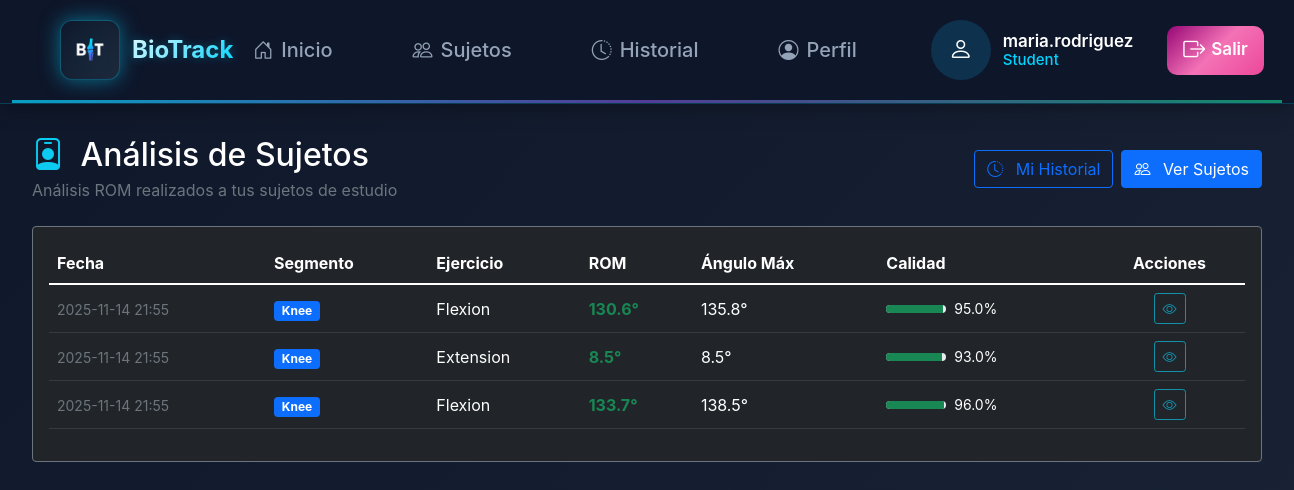
/sessions (signed in), run on the app's committed database.
### database/database_manager.py (models this page shows, shortened)
class User(Base):
    __tablename__ = 'user'
    id = Column(Integer, primary_key=True, autoincrement=True)
    username = Column(String(80), unique=True, nullable=False)
    password_hash = Column(String(255), nullable=False)
    full_name = Column(String(150), nullable=False)
    email = Column(String(120), unique=True, nullable=False)
    role = Column(String(20), nullable=False, default='student')
    student_id = Column(String(50))
    program = Column(String(100))
    semester = Column(Integer)
    height = Column(Float)  # Altura en cm (necesaria para cálculos)
    is_active = Column(Boolean, nullable=False, default=True)
    created_by = Column(Integer, ForeignKey('user.id'))
    created_at = Column(DateTime, nullable=False, default=datetime.utcnow)
    last_login = Column(DateTime)
    subjects = relationship('Subject', back_populates='creator', foreign_keys='Subject.created_by')
    rom_sessions = relationship('ROMSession', back_populates='user', foreign_keys='ROMSession.user_id')
    system_logs = relationship('SystemLog', back_populates='user', foreign_keys='SystemLog.user_id')
    __table_args__ = (
        CheckConstraint("role IN ('admin', 'student')", name='check_role'),
        CheckConstraint("is_active IN (0, 1)", name='check_is_active'),
        CheckConstraint("semester IS NULL OR (semester >= 1 AND semester <= 12)", name='check_semester'),
        CheckConstraint("height IS NULL OR (height >= 50 AND height <= 250)", name='check_height'),
    )

class ROMSession(Base):
    __tablename__ = 'rom_session'
    id = Column(Integer, primary_key=True, autoincrement=True)
    subject_id = Column(Integer, ForeignKey('subject.id'), nullable=False)
    user_id = Column(Integer, ForeignKey('user.id'), nullable=False)
    segment = Column(String(50), nullable=False)
    exercise_type = Column(String(50), nullable=False)
    camera_view = Column(String(20))
    side = Column(String(20))
    max_angle = Column(Float)
    min_angle = Column(Float)
    rom_value = Column(Float)
    repetitions = Column(Integer, default=0)
    duration = Column(Float)
    quality_score = Column(Float)
    notes = Column(Text)
    video_path = Column(String(500))
    created_at = Column(DateTime, nullable=False, default=datetime.utcnow)
    subject = relationship('Subject', back_populates='rom_sessions')
    user = relationship('User', back_populates='rom_sessions', foreign_keys=[user_id])
    angle_measurements = relationship('AngleMeasurement', back_populates='session', cascade='all, delete-orphan')
    __table_args__ = (
        CheckConstraint("segment IN ('ankle', 'knee', 'hip', 'shoulder', 'elbow')", name='check_segment'),
        CheckConstraint("camera_view IN ('lateral', 'frontal', 'posterior') OR camera_view IS NULL", name='check_camera_view'),
        CheckConstraint("side IN ('left', 'right', 'bilateral') OR side IS NULL", name='check_side'),
        CheckConstraint("max_angle IS NULL OR (max_angle >= 0 AND max_angle <= 360)", name='check_max_angle'),
        CheckConstraint("min_angle IS NULL OR (min_angle >= 0 AND min_angle <= 360)", name='check_min_angle'),
        CheckConstraint("rom_value IS NULL OR (rom_value >= 0 AND rom_value <= 360)", name='check_rom_value'),
        CheckConstraint("quality_score IS NULL OR (quality_score >= 0 AND quality_score <= 100)", name='check_quality_score'),
    )
    def to_dict(self) -> dict:
        return {
            'id': self.id,
            'subject_id': self.subject_id,
            'user_id': self.user_id,
            'segment': self.segment,
            'exercise_type': self.exercise_type,
            'camera_view': self.camera_view,
            'side': self.side,
            'max_angle': self.max_angle,
            'min_angle': self.min_angle,
            'rom_value': self.rom_value,
            'repetitions': self.repetitions,
            'duration': self.duration,
            'quality_score': self.quality_score,
            'notes': self.notes,
            'created_at': self.created_at.isoformat() if self.created_at else None
        }

### app/routes/main.py (the view)
@main_bp.route('/sessions')
@login_required
def sessions():
    db_manager = current_app.config.get('DB_MANAGER')
    user_id = session.get('user_id')
    sessions_list = db_manager.get_sessions_by_user(user_id)
    return render_template('history/list.html', sessions=sessions_list)

### app/templates/history/list.html (shortened to what this page needs)
{% extends "base.html" %}
{% block content %}
<div class="fade-in">
    <div class="row mb-4">
        <div class="col-12">
            <div class="d-flex justify-content-between align-items-center flex-wrap gap-3">
                <div>
                    <h2 class="mb-1">
                        <i class="bi bi-person-badge text-info me-2"></i>
                        Análisis de Sujetos
                    </h2>
                    <p class="text-muted mb-0">Análisis ROM realizados a tus sujetos de estudio</p>
                </div>
                <div class="d-flex gap-2">
                    <a href="{{ url_for('main.history') }}" class="btn btn-outline-primary">
                        <i class="bi bi-clock-history me-2"></i>
                        Mi Historial
                    </a>
                    <a href="{{ url_for('main.subjects') }}" class="btn btn-primary">
                        <i class="bi bi-people me-2"></i>
                        Ver Sujetos
                    </a>
                </div>
            </div>
        </div>
    </div>
    <div class="row">
        <div class="col-12">
            <div class="card bg-dark border-secondary">
                <div class="card-body">
                    {% if sessions and sessions|length > 0 %}
                    <div class="table-responsive">
                        <table class="table table-dark table-hover align-middle">
                            <thead>
                                <tr>
                                    <th scope="col">Fecha</th>
                                    <th scope="col">Segmento</th>
                                    <th scope="col">Ejercicio</th>
                                    <th scope="col">ROM</th>
                                    <th scope="col">Ángulo Máx</th>
                                    <th scope="col">Calidad</th>
                                    <th scope="col" class="text-center">Acciones</th>
                                </tr>
                            </thead>
                            <tbody>
                                {% for session in sessions %}
                                <tr>
                                    <td>
                                        <small class="text-muted">
                                            {% if session.created_at %}
                                                {{ session.created_at[:16].replace('T', ' ') }}
                                            {% else %}
                                                -
                                            {% endif %}
                                        </small>
                                    </td>
                                    <td>
                                        <span class="badge bg-primary">{{ session.segment|title }}</span>
                                    </td>
                                    <td>
                                        {{ session.exercise_type|replace('_', ' ')|title }}
                                    </td>
                                    <td>
                                        {% if session.rom_value %}
                                            <strong class="text-success">{{ session.rom_value|round(1) }}°</strong>
                                        {% else %}
                                            <span class="text-muted">-</span>
                                        {% endif %}
                                    </td>
                                    <td>
                                        {% if session.max_angle %}
                                            {{ session.max_angle|round(1) }}°
                                        {% else %}
                                            <span class="text-muted">-</span>
                                        {% endif %}
                                    </td>
                                    <td>
                                        {% if session.quality_score %}
                                            {% set quality = session.quality_score %}
                                            <div class="d-flex align-items-center gap-2">
                                                <div class="progress" style="width: 60px; height: 8px;">
                                                    <div class="progress-bar
                                                        {% if quality >= 80 %}bg-success
                                                        {% elif quality >= 60 %}bg-warning
                                                        {% else %}bg-danger{% endif %}"
                                                        style="width: {{ quality }}%">
                                                    </div>
                                                </div>
                                                <small>{{ quality|round(0) }}%</small>
                                            </div>
                                        {% else %}
                                            <span class="text-muted">-</span>
                                        {% endif %}
                                    </td>
                                    <td class="text-center">
                                        <button class="btn btn-sm btn-outline-info" disabled title="Ver detalles (próximamente)">
                                            <i class="bi bi-eye"></i>
                                        </button>
                                    </td>
                                </tr>
                                {% endfor %}
                            </tbody>
                        </table>
                    </div>
                    {% endif %}
                </div>
            </div>
        </div>
    </div>
</div>
{% endblock %}

### app/templates/base.html (shortened to what this page needs)
<!DOCTYPE html>
<html lang="es">
<head>
    <link href="https://cdn.jsdelivr.net/npm/bootstrap@5.1.3/dist/css/bootstrap.min.css" rel="stylesheet">
    <link href="https://cdn.jsdelivr.net/npm/bootstrap-icons@1.8.1/font/bootstrap-icons.css" rel="stylesheet">
    <link href="{{ url_for('static', filename='css/biomech_styles.css') }}" rel="stylesheet">
    <link href="{{ url_for('static', filename='css/responsive_fixes.css') }}?v=1.2" rel="stylesheet">
</head>
<body class="biomech-gradient">
    <nav class="biotrack-navbar-enhanced">
        <div class="container-fluid">
            <div class="navbar-content-enhanced">
                <div class="navbar-brand-enhanced">
                    <div class="brand-icon-enhanced">
                        <img src="{{ url_for('static', filename='images/logo2.png') }}"
                             alt="BioTrack Logo"
                             class="brand-logo-img"
                             onerror="this.style.display='none'; this.nextElementSibling.style.display='flex';">
                    </div>
                    <span class="brand-text-enhanced">BioTrack</span>
                </div>
                <div class="navbar-menu-enhanced">
                    <a href="{{ url_for('main.dashboard') }}" class="nav-link-enhanced {% if request.endpoint == 'main.dashboard' %}active{% endif %}">
                        <i class="bi bi-house-door"></i>
                        <span>Inicio</span>
                    </a>
                    <a href="{{ url_for('main.subjects') }}" class="nav-link-enhanced {% if request.endpoint and 'subjects' in request.endpoint %}active{% endif %}">
                        <i class="bi bi-people"></i>
                        <span>Sujetos</span>
                    </a>
                    <a href="{{ url_for('main.history') }}" class="nav-link-enhanced {% if request.endpoint == 'main.history' %}active{% endif %}">
                        <i class="bi bi-clock-history"></i>
                        <span>Historial</span>
                    </a>
                    <a href="{{ url_for('main.profile') }}" class="nav-link-enhanced {% if request.endpoint == 'main.profile' %}active{% endif %}">
                        <i class="bi bi-person-circle"></i>
                        <span>Perfil</span>
                    </a>
                </div>
                <div class="navbar-user-enhanced">
                    <div class="user-info-enhanced">
                        <div class="user-avatar-enhanced" id="userAvatar" title="Click para cambiar foto de perfil">
                            {% if session.profile_image %}
                                <img src="{{ url_for('static', filename=session.profile_image) }}" alt="Foto de perfil">
                            {% else %}
                                <i class="bi bi-person"></i>
                            {% endif %}
                        </div>
                        <div class="user-details-enhanced">
                            <div class="user-name-enhanced">{{ session.username|default('Usuario') }}</div>
                            <div class="user-role-enhanced">{{ session.role|default('Estudiante')|title }}</div>
                        </div>
                    </div>
                    <a href="{{ url_for('auth.logout') }}" class="logout-btn-enhanced">
                        <i class="bi bi-box-arrow-right"></i>
                        <span>Salir</span>
                    </a>
                </div>
            </div>
            <div class="navbar-border-enhanced">
                <div class="animated-border-enhanced"></div>
            </div>
        </div>
    </nav>
    <main class="main-content-enhanced">
        {% block content %}{% endblock %}
    </main>
</body>
</html>

### data on the page
User: username "maria.rodriguez", role "Student"
ROMSession: created_at "2025-11-14 21:55", segment "Knee", exercise_type "Flexion", rom_value "130.6", max_angle "135.8", quality_score "95.0"
ROMSession: created_at "2025-11-14 21:55", segment "Knee", exercise_type "Extension", rom_value "8.5", max_angle "8.5", quality_score "93.0"
ROMSession: created_at "2025-11-14 21:55", segment "Knee", exercise_type "Flexion", rom_value "133.7", max_angle "138.5", quality_score "96.0"
